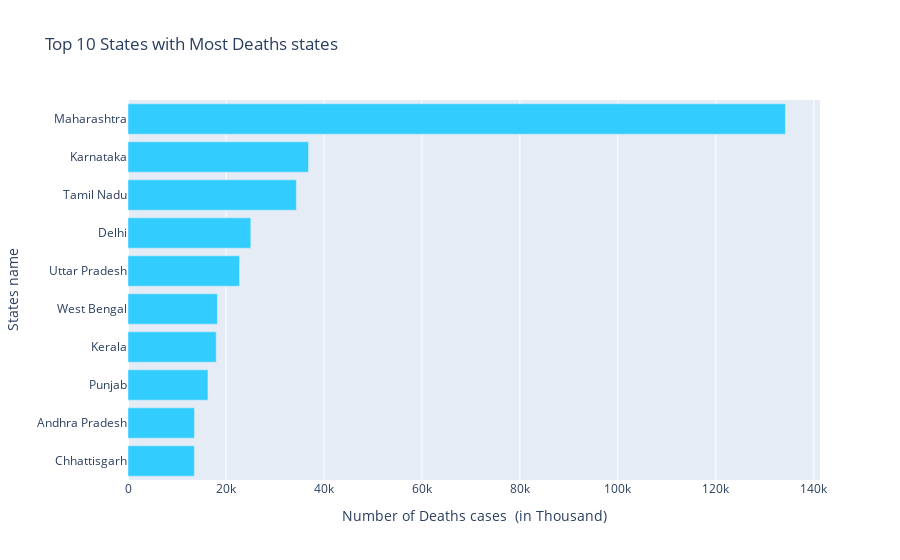

Write notebook code for a chart like this one.
### Code cell
top_10_death_Cases = india_cases.sort_values('Deaths',ascending=False)[:10]
horizontal_bar_chart(top_10_death_Cases,top_10_death_Cases.Deaths,top_10_death_Cases.index,
                      'Top 10 States with Most Deaths states','Number of Deaths cases  (in Thousand)','States name',dth)

### Figure 1 — Plotly figure (JSON) as saved in the notebook; plotly's stock layout.template omitted (floating-point values rounded to 4 significant figures)
{"data": [{"alignmentgroup": "True", "hovertemplate": "Number of Deaths cases  (in Thousand)=%{x}<br>States name=%{y}<extra></extra>", "legendgroup": "", "marker": {"color": "#33ccff", "pattern": {"shape": ""}}, "name": "", "offsetgroup": "", "orientation": "h", "showlegend": false, "textposition": "auto", "type": "bar", "x": [134201, 36848, 34367, 25068, 22775, 18252, 18004, 16322, 13564, 13544], "xaxis": "x", "y": ["Maharashtra", "Karnataka", "Tamil Nadu", "Delhi", "Uttar Pradesh", "West Bengal", "Kerala", "Punjab", "Andhra Pradesh", "Chhattisgarh"], "yaxis": "y"}], "layout": {"barmode": "relative", "legend": {"tracegroupgap": 0}, "title": {"text": "Top 10 States with Most Deaths states"}, "xaxis": {"anchor": "y", "domain": [0, 1], "title": {"text": "Number of Deaths cases  (in Thousand)"}}, "yaxis": {"anchor": "x", "categoryorder": "total ascending", "domain": [0, 1], "title": {"text": "States name"}}}}
